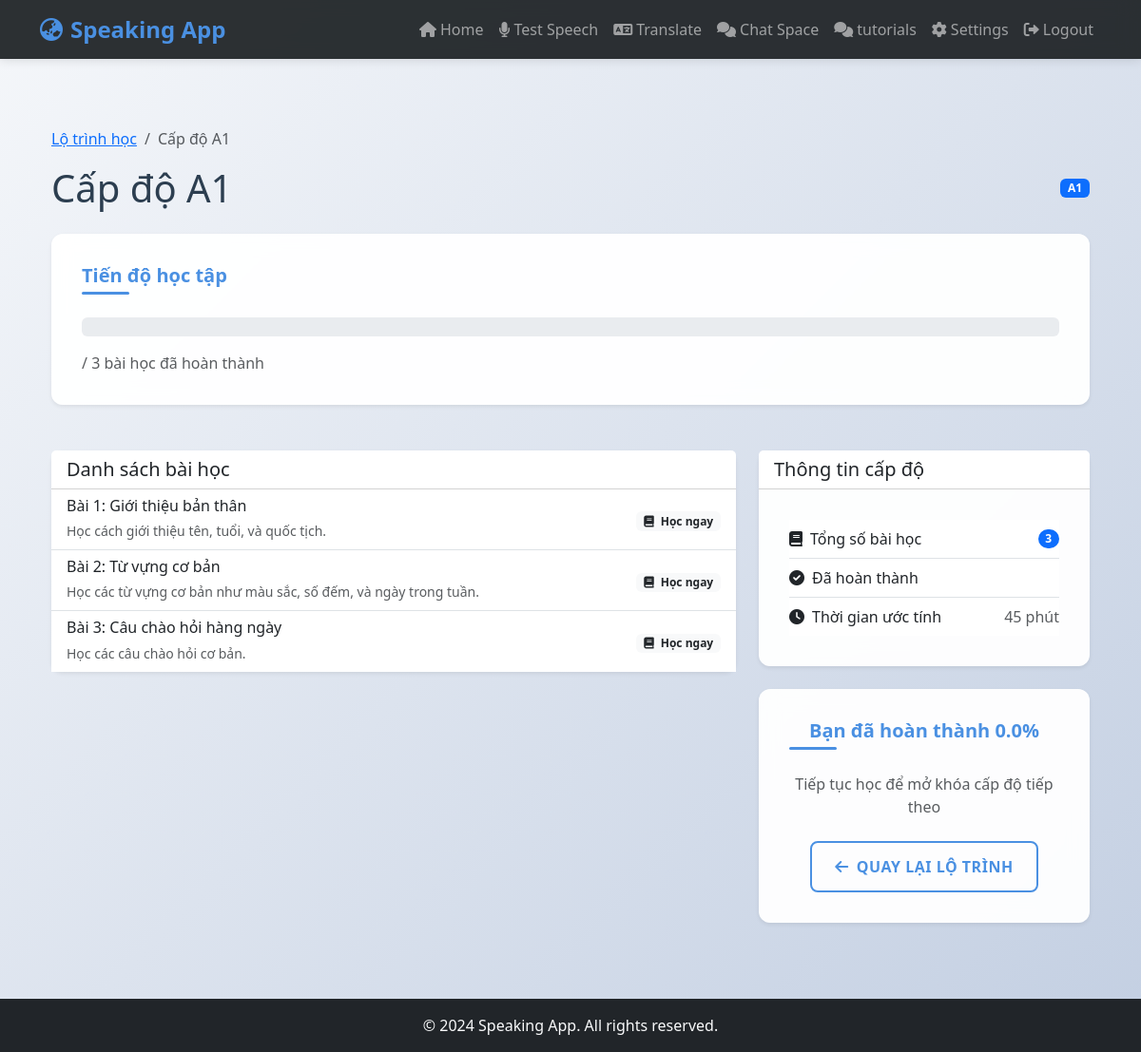
The page /tutorials/tutorials/1 (signed in) on the database its author committed.
### models/models.py (models this page shows)
class Level(db.Model):
    __tablename__ = 'levels'
    level_id = db.Column(db.Integer, primary_key=True)
    level_name = db.Column(db.String(10), unique=True, nullable=False)
    lessons = db.relationship('Lesson', backref='level', lazy=True)
    vocabulary = db.relationship('Vocabulary', backref='level', lazy=True)
    tests = db.relationship('Test', backref='level', lazy=True)

class Lesson(db.Model):
    __tablename__ = 'lessons'
    lesson_id = db.Column(db.Integer, primary_key=True)
    level_id = db.Column(db.Integer, db.ForeignKey('levels.level_id'), nullable=False)
    title = db.Column(db.String(200), nullable=False)
    description = db.Column(db.Text)
    content = db.Column(db.Text)
    progress = db.relationship('UserProgress', backref='lesson', lazy=True)

### modules/tutorials.py (the view, shortened to what this page needs)
@tutorials_bp.route('/tutorials/<int:level_id>')
@login_required
def level_detail(level_id):
    level = Level.query.get_or_404(level_id)
    lessons = Lesson.query.filter_by(level_id=level_id).order_by(Lesson.lesson_id).all()
    lesson_progress = []
    for lesson in lessons:
        progress = UserProgress.query.filter_by(
            user_id=current_user.id,
            lesson_id=lesson.lesson_id
        ).first()
        lesson_progress.append({
            "lesson": lesson,
            "is_completed": progress.completion_status if progress else False,
            "completed_at": progress.completed_at if progress and progress.completion_status else None
        })
    completed_count = sum(1 for lp in lesson_progress if lp['is_completed'])
    progress_percent = round((completed_count / len(lessons) * 100), 2) if lessons else 0
    return render_template(
        'level_detail.html',
        level=level,
        lesson_progress=lesson_progress,
        progress_percent=progress_percent,
        current_user=current_user
    )

### app.py (called while the page is built)
@login_manager.user_loader
def load_user(user_id):
    return db.session.get(User, int(user_id))

### templates/level_detail.html (shortened to what this page needs)
{% extends "base.html" %}
{% block content %}
<div class="container py-5">
    <div class="row mb-4">
        <div class="col">
            <nav aria-label="breadcrumb">
                <ol class="breadcrumb">
                    <li class="breadcrumb-item"><a href="{{ url_for('tutorials.tutorials') }}">Lộ trình học</a></li>
                    <li class="breadcrumb-item active" aria-current="page">Cấp độ {{ level.level_name }}</li>
                </ol>
            </nav>
            <div class="d-flex justify-content-between align-items-center mb-4">
                <h1 class="mb-0">Cấp độ {{ level.level_name }}</h1>
                <span class="badge bg-primary">{{ level.level_name }}</span>
            </div>
            <div class="card shadow-sm mb-4">
                <div class="card-body">
                    <h5 class="card-title">Tiến độ học tập</h5>
                    <div class="progress mb-3" style="height: 20px;">
                    </div>
                    <p class="card-text text-muted mb-0">
                        {{ completed_count }} / {{ lesson_progress|length }} bài học đã hoàn thành
                    </p>
                </div>
            </div>
        </div>
    </div>
    <div class="row">
        <div class="col-lg-8">
            <div class="card shadow-sm">
                <div class="card-header bg-white">
                    <h5 class="mb-0">Danh sách bài học</h5>
                </div>
                <div class="card-body p-0">
                    <div class="list-group list-group-flush">
                        {% for lp in lesson_progress %}
                        <a href="{{ url_for('tutorials.lesson_detail', level_id=level.level_id, lesson_id=lp.lesson.lesson_id) }}"
                           class="list-group-item list-group-item-action d-flex justify-content-between align-items-center">
                            <div>
                                <h6 class="mb-1">Bài {{ loop.index }}: {{ lp.lesson.title }}</h6>
                                <small class="text-muted">{{ lp.lesson.description }}</small>
                            </div>
                            <div>
                                {% if lp.is_completed %}
                                <span class="badge bg-success">
                                    <i class="fas fa-check me-1"></i> Hoàn thành
                                </span>
                                {% else %}
                                <span class="badge bg-light text-dark">
                                    <i class="fas fa-book me-1"></i> Học ngay
                                </span>
                                {% endif %}
                            </div>
                        </a>
                        {% endfor %}
                    </div>
                </div>
            </div>
        </div>
        <div class="col-lg-4">
            <div class="card shadow-sm mb-4">
                <div class="card-header bg-white">
                    <h5 class="mb-0">Thông tin cấp độ</h5>
                </div>
                <div class="card-body">
                    <ul class="list-group list-group-flush">
                        <li class="list-group-item d-flex justify-content-between align-items-center px-0">
                            <span><i class="fas fa-book me-2"></i>Tổng số bài học</span>
                            <span class="badge bg-primary rounded-pill">{{ lesson_progress|length }}</span>
                        </li>
                        <li class="list-group-item d-flex justify-content-between align-items-center px-0">
                            <span><i class="fas fa-check-circle me-2"></i>Đã hoàn thành</span>
                        </li>
                        <li class="list-group-item d-flex justify-content-between align-items-center px-0">
                            <span><i class="fas fa-clock me-2"></i>Thời gian ước tính</span>
                            <span class="text-muted">{{ (lesson_progress|length * 15) }} phút</span>
                        </li>
                    </ul>
                </div>
            </div>
            <div class="card shadow-sm">
                <div class="card-body text-center">
                    <h5 class="card-title">Bạn đã hoàn thành {{ progress_percent }}%</h5>
                    <p class="card-text text-muted mb-4">
                        Tiếp tục học để mở khóa cấp độ tiếp theo
                    </p>
                    <a href="{{ url_for('tutorials.tutorials') }}" class="btn btn-outline-primary">
                        <i class="fas fa-arrow-left me-2"></i>Quay lại lộ trình
                    </a>
                </div>
            </div>
        </div>
    </div>
</div>
{% endblock %}

### static/styles.css (style rules this page uses)
:root { --primary-color: #4a90e2; --secondary-color: #f5f6fa; --accent-color: #2ecc71; --danger-color: #e74c3c; --warning-color: #f1c40f; --text-color: #2c3e50; --border-radius: 12px; --transition: all 0.3s ease; --box-shadow: 0 8px 16px rgba(0, 0, 0, 0.1); }
html, body { height: 100%; margin: 0; padding: 0; display: flex; flex-direction: column; background: linear-gradient(135deg, #f5f7fa 0%, #c3cfe2 100%); font-family: "Segoe UI", Tahoma, Geneva, Verdana, sans-serif; color: var(--text-color); }
.container { flex: 1; }
.card { background: rgba(255, 255, 255, 0.95); border: none; border-radius: var(--border-radius); box-shadow: var(--box-shadow); transition: var(--transition); backdrop-filter: blur(10px); margin-bottom: 2rem; }
.card-body { padding: 2rem; }
.card-title { color: var(--primary-color); font-weight: 600; margin-bottom: 1.5rem; position: relative; padding-bottom: 0.5rem; }
.card-title::after { content: ""; position: absolute; bottom: 0; left: 0; width: 50px; height: 3px; background: var(--primary-color); border-radius: 3px; }
.btn { border-radius: 8px; padding: 0.8rem 1.5rem; font-weight: 600; transition: var(--transition); text-transform: uppercase; letter-spacing: 0.5px; }
.btn-outline-primary { border: 2px solid var(--primary-color); color: var(--primary-color); }

### templates/level_detail.html (style rules this page uses)
.list-group-item { transition: all 0.2s; }

### rows shown on the page
Level: level_name "A1"
Lesson: lesson "Giới thiệu bản thân", lesson.description "Học cách giới thiệu tên, tuổi, và quốc tịch."
Lesson: lesson "Từ vựng cơ bản", lesson.description "Học các từ vựng cơ bản như màu sắc, số đếm, và ngày trong tuần."
Lesson: lesson "Câu chào hỏi hàng ngày", lesson.description "Học các câu chào hỏi cơ bản."

### other values the page prints
{{ lesson_progress|length }} "3"
{{ (lesson_progress|length * 15) }} "45"
{{ progress_percent }} "0.0"
